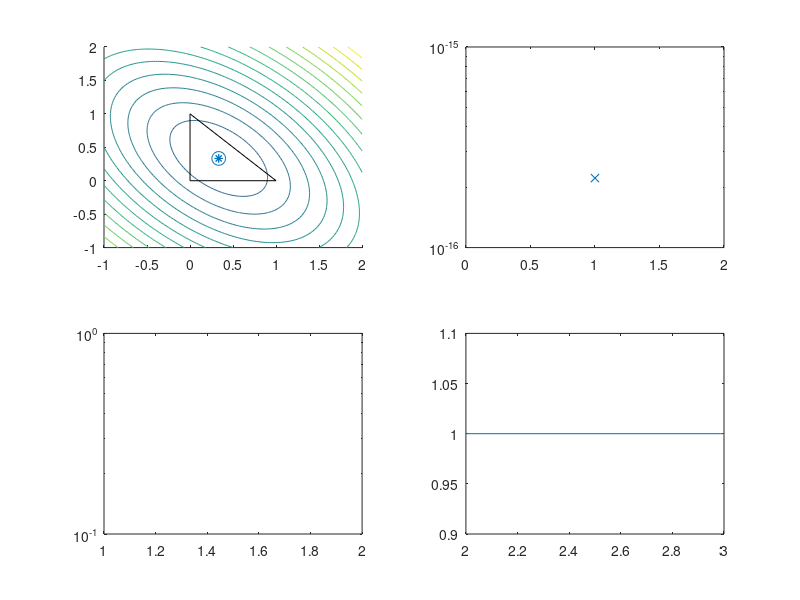

Here is the MATLAB script that generated this plot:
function T = newton222mp1(u0, u1, u2, s0, s1, s2, h)
    if nargin < 1
        u0 = 0;
    end
    if nargin < 2
        u1 = 0;
    end
    if nargin < 3
        u2 = 0;
    end
    if nargin < 4
        s0 = 1;
    end
    if nargin < 5
        s1 = 1;
    end
    if nargin < 6
        s2 = 1;
    end
    if nargin < 7
        h = 1;
    end

    du = [u1; u2] - u0;
    ds = [s1; s2] - s0;
    
    s = @(x, y) (1 - x - y)*s0 + x*s1 + y*s2;

    M = [2 1; 1 2];
    e = [-1; -1];
    f = 1;

    Q = @(x, y) [x y 1]*[M e; e' f]*[x; y; 1];
    l = @(x, y) sqrt((1 - x).^2 + (1 - y).^2 + (x + y).^2);
    
    g = @(x, y) du + h*(l(x, y)*ds + (s(x, y)/l(x, y))*(M*[x; y] + e));
    H = @(x, y) h*(2*(ds - (s(x, y)/(2*Q(x, y)))*(M*[x; y] + e))*(M*[x; ...
                        y] + e)' + s(x, y)*M)/l(x, y);

    X(1, :) = [1/3; 1/3];
    
    F_ = @(x, y) (1 - x - y)*u0 + x*u1 + y*u2 + h*s(x, y)*l(x, y);
    Fvals(1) = F_(X(1, 1), X(1, 2));

    niter = 200;
    step = 1;
    scale = 0.9;
    stepsizes(1) = 1;
    for k = (1:niter) + 1
        x = X(k - 1, 1);
        y = X(k - 1, 2);
        p = H(x, y)\g(x, y);

        % Backtracking line search
        tmp = [x; y] - step*p;
        while F_(tmp(1), tmp(2)) > Fvals(k - 1)
            step = scale*step;
            tmp = [x; y] - step*p;
        end
        stepsizes(k) = step;
        X(k, :) = tmp;

        Fvals(k) = F_(X(k, 1), X(k, 2));
        E(k - 1) = norm(p, 'inf')/norm(X(k, :), 'inf');
        if E(k - 1) < eps || abs(Fvals(k) - Fvals(k - 1)) < eps ...
                || any(X(k, :) < 0) || sum(X(k, :)) > 1
            break;
        end
    end
    if E(length(E)) == 0
        E(length(E)) = eps;
    end
    if any(X(k, :) < 0) || sum(X(k, :)) > 1
        T = inf;
    else
        T = Fvals(k);
    end
    
    min_ = -1;
    max_ = 2;
    lin = linspace(min_, max_, 121);
    [x y] = meshgrid(lin, lin);
    F = (1 - x - y)*u0 + x*u1 + y*u2 + h*s(x, y).*l(x, y);

    figure;

    subplot(2, 2, 1);
    hold on;
    contour(x, y, F, 15);
    plot([0 1 0 0], [0 0 1 0], 'k');
    plot(X(:, 1), X(:, 2), '-*');
    xlim([min_, max_]);
    ylim([min_, max_]);
    scatter(X(size(X, 1), 1), X(size(X, 1), 2), 100);

    subplot(2, 2, 2);
    semilogy(1:length(E), E, '-x');
    xlim([0, length(E) + 1]);

    subplot(2, 2, 3);
    semilogy(1:length(Fvals), abs(Fvals - Fvals(length(Fvals))));
    xlim([1 length(Fvals)]);

    subplot(2, 2, 4);
    plot((1:length(stepsizes)) + 1, stepsizes);

end
